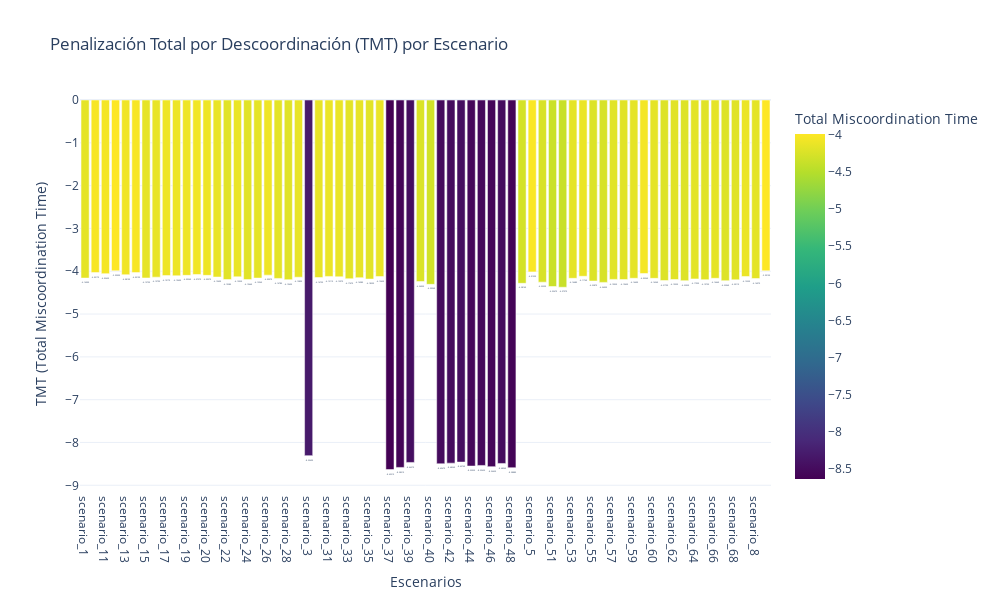
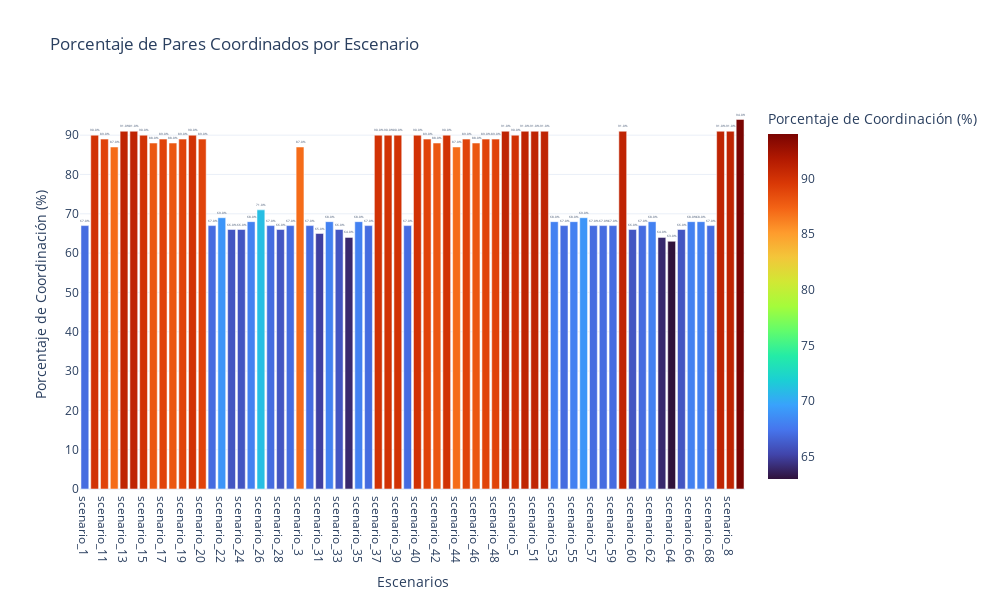

Notebook code cell kept with these figures, in order:
### Markdown cell above
# Analisys

### Code cell
import json
import os
import copy
import plotly.express as px
import plotly.graph_objects as go
import pandas as pd
import numpy as np

# --- Constantes ---
CTI = 0.2  # Intervalo de tiempo de coordinación típico (en segundos)

# --- Ruta del archivo ---
input_file = "/Users/gustavo/Documents/Projects/TESIS_UNAL/ADAPTIVE_ALGORITHM/data/processed/independent_relay_pairs_second_optimization.json"

def analyze_all_scenarios():
    try:
        # 1. Cargar el archivo JSON
        print(f"Cargando datos desde: {input_file}")
        with open(input_file, 'r') as f:
            relay_pairs_data = json.load(f)
        
        if not isinstance(relay_pairs_data, list):
            raise TypeError(f"Error: El archivo {input_file} no contiene una lista JSON.")
        
        # Diccionarios para almacenar datos por escenario
        scenario_results = {}  # Estructura: {scenario_id: {'tmt': valor, 'coordinated': cantidad, 'uncoordinated': cantidad}}
        
        # 2. Procesar cada par y agrupar por escenario
        print("Calculando TMT por escenario...")
        total_pairs_read = 0
        skipped_pairs_count = 0
        
        for pair_entry in relay_pairs_data:
            total_pairs_read += 1
            if not isinstance(pair_entry, dict):
                skipped_pairs_count += 1
                continue
            
            scenario_id = pair_entry.get("scenario_id")
            if not scenario_id:
                skipped_pairs_count += 1
                continue
                
            # Inicializar datos del escenario si es la primera vez
            if scenario_id not in scenario_results:
                scenario_results[scenario_id] = {
                    'tmt': 0, 
                    'coordinated': 0, 
                    'uncoordinated': 0,
                    'total_valid': 0
                }
            
            # Obtener información de los relés
            main_relay_info = pair_entry.get('main_relay')
            backup_relay_info = pair_entry.get('backup_relay')
            
            if not isinstance(main_relay_info, dict) or not isinstance(backup_relay_info, dict):
                skipped_pairs_count += 1
                continue
                
            # Obtener tiempos de operación
            main_time = main_relay_info.get('Time_out')
            backup_time = backup_relay_info.get('Time_out')
            
            # Validar que los tiempos son números
            if not isinstance(main_time, (int, float)) or not isinstance(backup_time, (int, float)):
                skipped_pairs_count += 1
                continue
                
            # Cálculos
            delta_t = backup_time - main_time - CTI
            mt = (delta_t - abs(delta_t)) / 2  # Penalización solo si delta_t es negativo
            
            # Actualizar resultados del escenario
            scenario_results[scenario_id]['tmt'] += mt
            scenario_results[scenario_id]['total_valid'] += 1
            
            if delta_t >= 0:
                scenario_results[scenario_id]['coordinated'] += 1
            else:
                scenario_results[scenario_id]['uncoordinated'] += 1
        
        # 3. Preparar datos para graficar
        data_for_chart = []
        for scenario, data in scenario_results.items():
            data_for_chart.append({
                'Escenario': scenario,
                'TMT': data['tmt'],
                'Pares Coordinados': data['coordinated'],
                'Pares Descoordinados': data['uncoordinated'],
                'Total Pares Válidos': data['total_valid'],
                'Porcentaje Coordinación': 100 * data['coordinated'] / data['total_valid'] if data['total_valid'] > 0 else 0
            })
        
        # Convertir a DataFrame y ordenar por nombre de escenario
        df = pd.DataFrame(data_for_chart)
        df = df.sort_values(by='Escenario')
        
        # 4. Crear gráfico de barras con Plotly
        fig = px.bar(
            df, 
            x='Escenario', 
            y='TMT',
            text='TMT',
            color='TMT',
            color_continuous_scale='Viridis',
            title='Penalización Total por Descoordinación (TMT) por Escenario',
            labels={'TMT': 'Total Miscoordination Time'},
            hover_data=['Pares Coordinados', 'Pares Descoordinados', 'Total Pares Válidos', 'Porcentaje Coordinación']
        )
        
        # Personalizar el gráfico
        fig.update_traces(
            texttemplate='%{text:.5f}',
            textposition='outside'
        )
        
        fig.update_layout(
            xaxis_title='Escenarios',
            yaxis_title='TMT (Total Miscoordination Time)',
            xaxis={'categoryorder': 'array', 'categoryarray': df['Escenario'].tolist()},
            font=dict(size=12),
            height=600,
            width=1000
        )
        
        # 5. Crear un segundo gráfico: porcentaje de coordinación
        fig2 = px.bar(
            df,
            x='Escenario',
            y='Porcentaje Coordinación',
            text='Porcentaje Coordinación',
            color='Porcentaje Coordinación',
            color_continuous_scale='Turbo',
            title='Porcentaje de Pares Coordinados por Escenario',
            labels={'Porcentaje Coordinación': 'Porcentaje de Coordinación (%)'},
            hover_data=['Pares Coordinados', 'Pares Descoordinados', 'Total Pares Válidos', 'TMT']
        )
        
        fig2.update_traces(
            texttemplate='%{text:.1f}%',
            textposition='outside'
        )
        
        fig2.update_layout(
            xaxis_title='Escenarios',
            yaxis_title='Porcentaje de Coordinación (%)',
            xaxis={'categoryorder': 'array', 'categoryarray': df['Escenario'].tolist()},
            font=dict(size=12),
            height=600,
            width=1000
        )
        
        # 5. Mostrar tabla de resultados
        print("\n--- Resultados por Escenario ---")
        print(f"{'Escenario':<15} {'Pares Válidos':<15} {'Coordinados':<15} {'Descoordinados':<15} {'% Coordin.':<15} {'TMT':<15}")
        print("-" * 90)
        
        for index, row in df.iterrows():
            print(f"{row['Escenario']:<15} {int(row['Total Pares Válidos']):<15} {int(row['Pares Coordinados']):<15} {int(row['Pares Descoordinados']):<15} {row['Porcentaje Coordinación']:.1f}%{' ':<10} {row['TMT']:.5f}")
        
        print(f"\nTotal de pares leídos: {total_pairs_read}")
        print(f"Pares omitidos (datos inválidos/faltantes): {skipped_pairs_count}")
        
        # Guardar los gráficos antes de mostrarlos
        output_dir = os.path.dirname(input_file)
        
        # Guardar el primer gráfico (TMT)
        output_file_tmt = os.path.join(output_dir, "tmt_by_scenario.html")
        fig.write_html(output_file_tmt)
        print(f"\nGráfico de TMT guardado en: {output_file_tmt}")
        
        # Guardar el segundo gráfico (% Coordinación)
        output_file_coord = os.path.join(output_dir, "coordination_percentage_by_scenario.html")
        fig2.write_html(output_file_coord)
        print(f"Gráfico de Porcentaje de Coordinación guardado en: {output_file_coord}")
        
        # Mostrar los gráficos
        fig.show()
        fig2.show()
        
    except FileNotFoundError:
        print(f"Error CRÍTICO: No se pudo encontrar el archivo de entrada: {input_file}")
    except TypeError as e:
        print(f"Error CRÍTICO: Problema con el tipo de datos esperado en el archivo JSON: {e}")
    except json.JSONDecodeError as e:
        print(f"Error CRÍTICO: El archivo de entrada JSON ({input_file}) está mal formado: {e}")
    except Exception as e:
        import traceback
        print(f"Error inesperado durante el procesamiento: {e}")
        print("--- Traceback ---")
        traceback.print_exc()
        print("-----------------")
        
if __name__ == "__main__":
    analyze_all_scenarios()

### Figure 1 — Plotly figure (JSON) as saved in the notebook; plotly's stock layout.template omitted (floating-point values rounded to 4 significant figures; data arrays with more than 128 entries replaced by an {"elided": "..."} marker saying what was removed)
{"data": [{"alignmentgroup": "True", "customdata": {"elided": "68x4 int values"}, "hovertemplate": "Escenario=%{x}<br>Total Miscoordination Time=%{marker.color}<br>Pares Coordinados=%{customdata[0]}<br>Pares Descoordinados=%{customdata[1]}<br>Total Pares Válidos=%{customdata[2]}<br>Porcentaje Coordinación=%{customdata[3]}<extra></extra>", "legendgroup": "", "marker": {"color": [-4.16, -4.032, -4.056, -3.991, -4.081, -4.032, -4.157, -4.138, -4.102, -4.106, -4.095, -4.076, -4.096, -4.135, -4.193, -4.13, -4.194, -4.16, -4.091, -4.168, -4.197, -4.139, -8.307, -4.147, -4.121, -4.13, -4.175, -4.15, -4.182, -4.125, -8.632, -8.582, -8.466, -4.24, -4.306, -8.497, -8.483, -8.458, -8.55, -8.536, -8.564, -8.489, -8.589, -4.282, -4.015, -4.255, -4.357, -4.374, -4.165, -4.118, -4.229, -4.26, -4.19, -4.195, -4.164, -4.054, -4.165, -4.217, -4.193, -4.22, -4.179, -4.198, -4.165, -4.221, -4.201, -4.123, -4.17, -3.991], "coloraxis": "coloraxis", "pattern": {"shape": ""}}, "name": "", "offsetgroup": "", "orientation": "v", "showlegend": false, "text": [-4.16, -4.032, -4.056, -3.991, -4.081, -4.032, -4.157, -4.138, -4.102, -4.106, -4.095, -4.076, -4.096, -4.135, -4.193, -4.13, -4.194, -4.16, -4.091, -4.168, -4.197, -4.139, -8.307, -4.147, -4.121, -4.13, -4.175, -4.15, -4.182, -4.125, -8.632, -8.582, -8.466, -4.24, -4.306, -8.497, -8.483, -8.458, -8.55, -8.536, -8.564, -8.489, -8.589, -4.282, -4.015, -4.255, -4.357, -4.374, -4.165, -4.118, -4.229, -4.26, -4.19, -4.195, -4.164, -4.054, -4.165, -4.217, -4.193, -4.22, -4.179, -4.198, -4.165, -4.221, -4.201, -4.123, -4.17, -3.991], "textposition": "outside", "texttemplate": "%{text:.5f}", "type": "bar", "x": ["scenario_1", "scenario_10", "scenario_11", "scenario_12", "scenario_13", "scenario_14", "scenario_15", "scenario_16", "scenario_17", "scenario_18", "scenario_19", "scenario_2", "scenario_20", "scenario_21", "scenario_22", "scenario_23", "scenario_24", "scenario_25", "scenario_26", "scenario_27", "scenario_28", "scenario_29", "scenario_3", "scenario_30", "scenario_31", "scenario_32", "scenario_33", "scenario_34", "scenario_35", "scenario_36", "scenario_37", "scenario_38", "scenario_39", "scenario_4", "scenario_40", "scenario_41", "scenario_42", "scenario_43", "scenario_44", "scenario_45", "scenario_46", "scenario_47", "scenario_48", "scenario_49", "scenario_5", "scenario_50", "scenario_51", "scenario_52", "scenario_53", "scenario_54", "scenario_55", "scenario_56", "scenario_57", "scenario_58", "scenario_59", "scenario_6", "scenario_60", "scenario_61", "scenario_62", "scenario_63", "scenario_64", "scenario_65", "scenario_66", "scenario_67", "scenario_68", "scenario_7", "scenario_8", "scenario_9"], "xaxis": "x", "y": [-4.16, -4.032, -4.056, -3.991, -4.081, -4.032, -4.157, -4.138, -4.102, -4.106, -4.095, -4.076, -4.096, -4.135, -4.193, -4.13, -4.194, -4.16, -4.091, -4.168, -4.197, -4.139, -8.307, -4.147, -4.121, -4.13, -4.175, -4.15, -4.182, -4.125, -8.632, -8.582, -8.466, -4.24, -4.306, -8.497, -8.483, -8.458, -8.55, -8.536, -8.564, -8.489, -8.589, -4.282, -4.015, -4.255, -4.357, -4.374, -4.165, -4.118, -4.229, -4.26, -4.19, -4.195, -4.164, -4.054, -4.165, -4.217, -4.193, -4.22, -4.179, -4.198, -4.165, -4.221, -4.201, -4.123, -4.17, -3.991], "yaxis": "y"}], "layout": {"barmode": "relative", "coloraxis": {"colorbar": {"title": {"text": "Total Miscoordination Time"}}, "colorscale": [[0, "#440154"], [0.1111, "#482878"], [0.2222, "#3e4989"], [0.3333, "#31688e"], [0.4444, "#26828e"], [0.5556, "#1f9e89"], [0.6667, "#35b779"], [0.7778, "#6ece58"], [0.8889, "#b5de2b"], [1, "#fde725"]]}, "font": {"size": 12}, "height": 600, "legend": {"tracegroupgap": 0}, "title": {"text": "Penalización Total por Descoordinación (TMT) por Escenario"}, "width": 1000, "xaxis": {"anchor": "y", "categoryarray": ["scenario_1", "scenario_10", "scenario_11", "scenario_12", "scenario_13", "scenario_14", "scenario_15", "scenario_16", "scenario_17", "scenario_18", "scenario_19", "scenario_2", "scenario_20", "scenario_21", "scenario_22", "scenario_23", "scenario_24", "scenario_25", "scenario_26", "scenario_27", "scenario_28", "scenario_29", "scenario_3", "scenario_30", "scenario_31", "scenario_32", "scenario_33", "scenario_34", "scenario_35", "scenario_36", "scenario_37", "scenario_38", "scenario_39", "scenario_4", "scenario_40", "scenario_41", "scenario_42", "scenario_43", "scenario_44", "scenario_45", "scenario_46", "scenario_47", "scenario_48", "scenario_49", "scenario_5", "scenario_50", "scenario_51", "scenario_52", "scenario_53", "scenario_54", "scenario_55", "scenario_56", "scenario_57", "scenario_58", "scenario_59", "scenario_6", "scenario_60", "scenario_61", "scenario_62", "scenario_63", "scenario_64", "scenario_65", "scenario_66", "scenario_67", "scenario_68", "scenario_7", "scenario_8", "scenario_9"], "categoryorder": "array", "domain": [0, 1], "title": {"text": "Escenarios"}}, "yaxis": {"anchor": "x", "domain": [0, 1], "title": {"text": "TMT (Total Miscoordination Time)"}}}}

### Figure 2 — Plotly figure (JSON) as saved in the notebook; plotly's stock layout.template omitted (floating-point values rounded to 4 significant figures; data arrays with more than 128 entries replaced by an {"elided": "..."} marker saying what was removed)
{"data": [{"alignmentgroup": "True", "customdata": {"elided": "68x4 float values"}, "hovertemplate": "Escenario=%{x}<br>Porcentaje de Coordinación (%)=%{marker.color}<br>Pares Coordinados=%{customdata[0]}<br>Pares Descoordinados=%{customdata[1]}<br>Total Pares Válidos=%{customdata[2]}<br>TMT=%{customdata[3]}<extra></extra>", "legendgroup": "", "marker": {"color": [67, 90, 89, 87, 91, 91, 90, 88, 89, 88, 89, 90, 89, 67, 69, 66, 66, 68, 71, 67, 66, 67, 87, 67, 65, 68, 66, 64, 68, 67, 90, 90, 90, 67, 90, 89, 88, 90, 87, 89, 88, 89, 89, 91, 90, 91, 91, 91, 68, 67, 68, 69, 67, 67, 67, 91, 66, 67, 68, 64, 63, 66, 68, 68, 67, 91, 91, 94], "coloraxis": "coloraxis", "pattern": {"shape": ""}}, "name": "", "offsetgroup": "", "orientation": "v", "showlegend": false, "text": [67, 90, 89, 87, 91, 91, 90, 88, 89, 88, 89, 90, 89, 67, 69, 66, 66, 68, 71, 67, 66, 67, 87, 67, 65, 68, 66, 64, 68, 67, 90, 90, 90, 67, 90, 89, 88, 90, 87, 89, 88, 89, 89, 91, 90, 91, 91, 91, 68, 67, 68, 69, 67, 67, 67, 91, 66, 67, 68, 64, 63, 66, 68, 68, 67, 91, 91, 94], "textposition": "outside", "texttemplate": "%{text:.1f}%", "type": "bar", "x": ["scenario_1", "scenario_10", "scenario_11", "scenario_12", "scenario_13", "scenario_14", "scenario_15", "scenario_16", "scenario_17", "scenario_18", "scenario_19", "scenario_2", "scenario_20", "scenario_21", "scenario_22", "scenario_23", "scenario_24", "scenario_25", "scenario_26", "scenario_27", "scenario_28", "scenario_29", "scenario_3", "scenario_30", "scenario_31", "scenario_32", "scenario_33", "scenario_34", "scenario_35", "scenario_36", "scenario_37", "scenario_38", "scenario_39", "scenario_4", "scenario_40", "scenario_41", "scenario_42", "scenario_43", "scenario_44", "scenario_45", "scenario_46", "scenario_47", "scenario_48", "scenario_49", "scenario_5", "scenario_50", "scenario_51", "scenario_52", "scenario_53", "scenario_54", "scenario_55", "scenario_56", "scenario_57", "scenario_58", "scenario_59", "scenario_6", "scenario_60", "scenario_61", "scenario_62", "scenario_63", "scenario_64", "scenario_65", "scenario_66", "scenario_67", "scenario_68", "scenario_7", "scenario_8", "scenario_9"], "xaxis": "x", "y": [67, 90, 89, 87, 91, 91, 90, 88, 89, 88, 89, 90, 89, 67, 69, 66, 66, 68, 71, 67, 66, 67, 87, 67, 65, 68, 66, 64, 68, 67, 90, 90, 90, 67, 90, 89, 88, 90, 87, 89, 88, 89, 89, 91, 90, 91, 91, 91, 68, 67, 68, 69, 67, 67, 67, 91, 66, 67, 68, 64, 63, 66, 68, 68, 67, 91, 91, 94], "yaxis": "y"}], "layout": {"barmode": "relative", "coloraxis": {"colorbar": {"title": {"text": "Porcentaje de Coordinación (%)"}}, "colorscale": [[0, "#30123b"], [0.07143, "#4145ab"], [0.1429, "#4675ed"], [0.2143, "#39a2fc"], [0.2857, "#1bcfd4"], [0.3571, "#24eca6"], [0.4286, "#61fc6c"], [0.5, "#a4fc3b"], [0.5714, "#d1e834"], [0.6429, "#f3c63a"], [0.7143, "#fe9b2d"], [0.7857, "#f36315"], [0.8571, "#d93806"], [0.9286, "#b11901"], [1, "#7a0402"]]}, "font": {"size": 12}, "height": 600, "legend": {"tracegroupgap": 0}, "title": {"text": "Porcentaje de Pares Coordinados por Escenario"}, "width": 1000, "xaxis": {"anchor": "y", "categoryarray": ["scenario_1", "scenario_10", "scenario_11", "scenario_12", "scenario_13", "scenario_14", "scenario_15", "scenario_16", "scenario_17", "scenario_18", "scenario_19", "scenario_2", "scenario_20", "scenario_21", "scenario_22", "scenario_23", "scenario_24", "scenario_25", "scenario_26", "scenario_27", "scenario_28", "scenario_29", "scenario_3", "scenario_30", "scenario_31", "scenario_32", "scenario_33", "scenario_34", "scenario_35", "scenario_36", "scenario_37", "scenario_38", "scenario_39", "scenario_4", "scenario_40", "scenario_41", "scenario_42", "scenario_43", "scenario_44", "scenario_45", "scenario_46", "scenario_47", "scenario_48", "scenario_49", "scenario_5", "scenario_50", "scenario_51", "scenario_52", "scenario_53", "scenario_54", "scenario_55", "scenario_56", "scenario_57", "scenario_58", "scenario_59", "scenario_6", "scenario_60", "scenario_61", "scenario_62", "scenario_63", "scenario_64", "scenario_65", "scenario_66", "scenario_67", "scenario_68", "scenario_7", "scenario_8", "scenario_9"], "categoryorder": "array", "domain": [0, 1], "title": {"text": "Escenarios"}}, "yaxis": {"anchor": "x", "domain": [0, 1], "title": {"text": "Porcentaje de Coordinación (%)"}}}}
